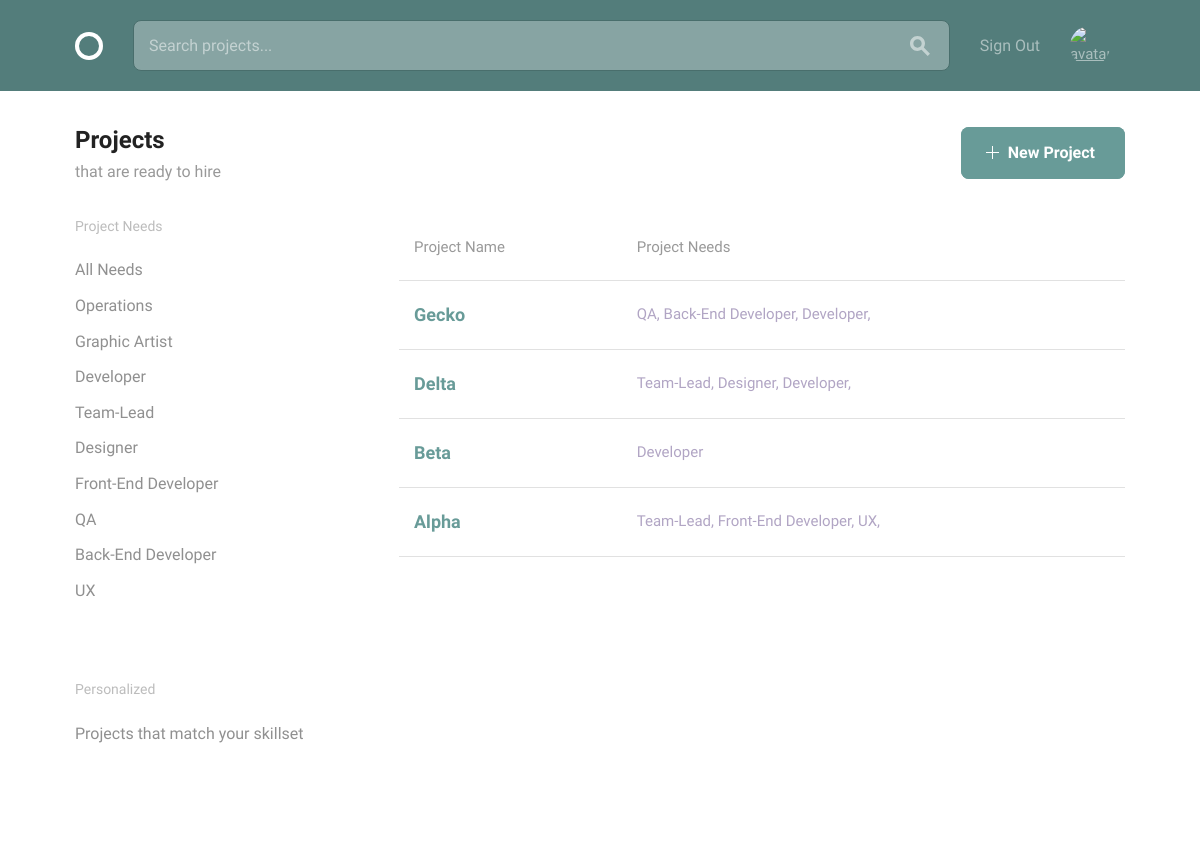
The page /projects/dashboard/skill/python/ (signed in) on the database as committed earlier.
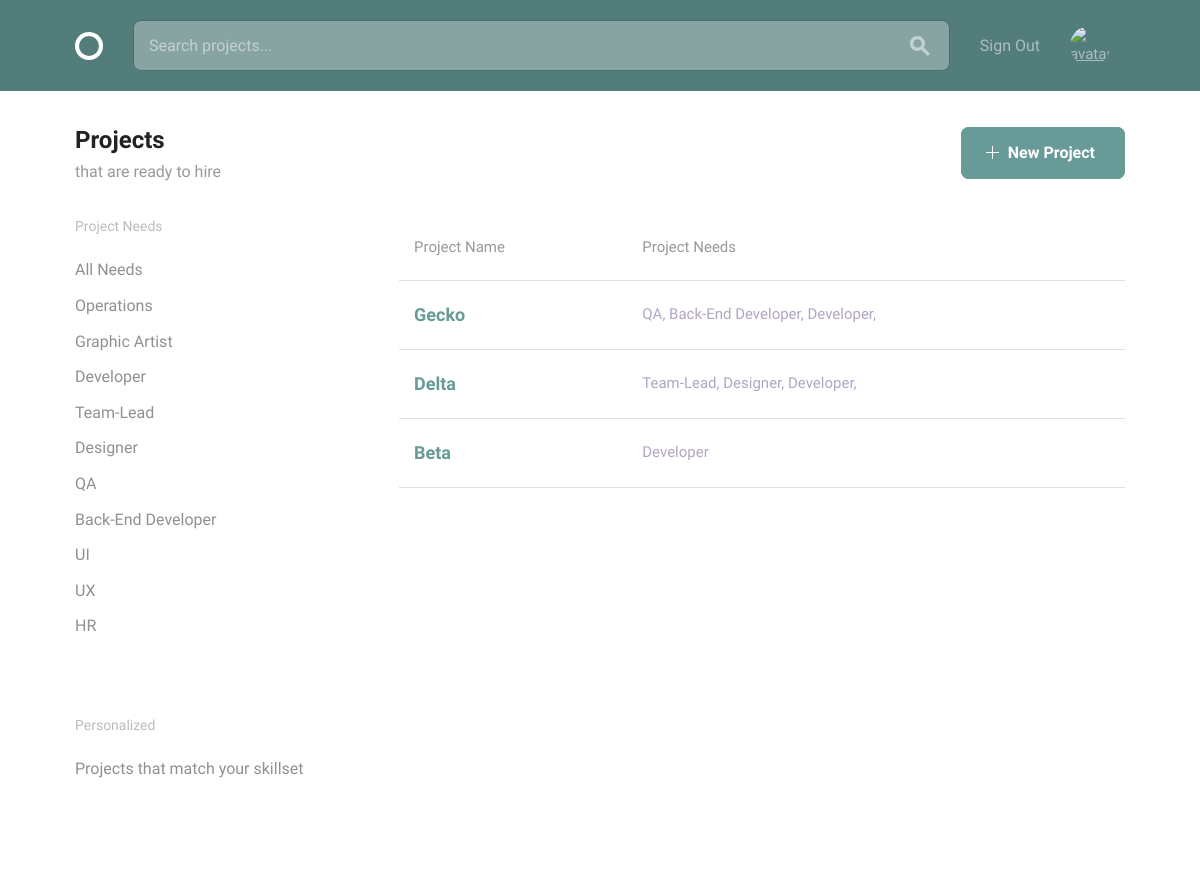
The same page on the database as committed later.
### projects/models.py (models this page shows, shortened)
class Position(models.Model):
    STATUS = (
        ('E', 'Empty'),
        ('F', 'Filled')
    )
    project = models.ForeignKey(Project, on_delete=models.CASCADE)
    title = models.CharField(max_length=255)
    description = models.TextField(max_length=2000)
    skills = models.ManyToManyField('accounts.Skill', related_name="positions")
    status = models.CharField(max_length=1, choices=STATUS)
    time_estimate = models.IntegerField()
    slug = models.SlugField(editable=False, blank=True)
    created = models.DateTimeField(auto_now_add=True)
    class Meta:
        ordering = ['-created']

class Project(models.Model):
    STATUS = (
        ('A', 'Open'),
        ('B', 'Closed'),
        ('C', 'Complete'),
    )
    owner = models.ForeignKey(
        settings.AUTH_USER_MODEL,
        on_delete=models.PROTECT,
        related_name="projects"
    )
    title = models.CharField(max_length=255, unique=True)
    description = models.TextField(max_length=2000)
    time_estimate = models.IntegerField()
    applicant_requirements = models.TextField(max_length=2000)
    status = models.CharField(max_length=1, choices=STATUS)
    created = models.DateTimeField(auto_now_add=True)
    slug = models.SlugField(blank=True)
    class Meta:
        ordering = ['-created']

### projects/views.py (the view)
# urls.py: path('dashboard/<category>/<q>/', views.DashboardView.as_view(), name='dashboard'),
class DashboardView(CustomLoginRequired, ListView):
    queryset = Project.objects.all()
    template_name = 'projects/dashboard.html'
    def get_queryset(self, *args, **kwargs):
        super().get_queryset(*args, **kwargs)
        queryset = self.queryset.filter(
            status='A',
            position__status='E'
        ).prefetch_related(
            'position_set'
        ).distinct()
        return queryset
    def get_context_data(self, **kwargs):
        context = super().get_context_data(**kwargs)
        category = self.kwargs['category']
        q = self.kwargs['q']
        if q != 'all':
            if category == 'need':
                filtered = self.get_queryset().filter(
                    position__slug=q
                )
            if category == 'skill':
                filtered = self.get_queryset().filter(
                    position__skills__name=q
                )
            if category == 'skills':
                filtered = self.get_queryset().filter(
                    position__skills__in=self.request.user.skills.all()
                )
        else:
            filtered = self.get_queryset()
        context['searchform'] = SearchBarForm()
        context['q'] = self.kwargs['q']
        context['filtered'] = filtered
        return context

### projects/forms.py
class SearchBarForm(forms.Form):
    q = forms.CharField(
        max_length=255,
        widget=forms.TextInput(
            attrs={
                'placeholder': 'Search projects...',
                'style': 'margin-bottom:0',
                'class': 'search-bar'
            },
        ))

### accounts/models.py (called while the page is built)
    @property
    def get_avatar_url(self):
        path = settings.MEDIA_ROOT + '/' + self.avatar.name
        if default_storage.exists(path):
            return self.avatar.url
        else:
            return '/media/default_avatars/blank.png'

### projects/templatetags/project_extras.py (called while the page is built)
@register.simple_tag(takes_context=True)
def select_distinct_positions_from_projects(context):
    projects = context['object_list']
    positions = set()
    for project in projects:
        for position in project.position_set.all():
            title = position.title
            positions.add(title)
    return positions

### projects/views.py (called while the page is built, shortened)
    def dispatch(self, request, *args, **kwargs):
        if not request.user.is_authenticated:
            return self.handle_no_permission()
        apps = Application.objects.filter(
            user=request.user,
            unread=True,
        )
        return super().dispatch(request, *args, **kwargs)

### projects/templates/projects/dashboard.html (shortened to what this page needs)
{% extends 'layout.html' %}
{% load static %}
{% load project_extras %}
{% block body %}
<div class="bounds circle--page">
  <div class="circle--page--header circle--fluid">
    <div class="circle--fluid--cell circle--fluid--primary">
      <h2>Projects</h2>
      <p>
        that are ready to hire
      </p>
    </div>
    <div class="circle--fluid--cell circle--fluid--secondary">
      <a class="button button-primary icon-on-left" href="{% url 'projects:create_update_project' %}">
        <svg version="1.1" xmlns="http://www.w3.org/2000/svg" xmlns:xlink="http://www.w3.org/1999/xlink" x="0px" y="0px"
          viewBox="0 0 13 13" style="enable-background:new 0 0 13 13;" xml:space="preserve" class="add">
          <polygon points="7,6 7,0 6,0 6,6 0,6 0,7 6,7 6,13 7,13 7,7 13,7 13,6 " />
        </svg>
        New Project
      </a>
    </div>
  </div>
  <div class="grid-25">
    <div class="circle--filter circle--secondary--module">
      <h4>Project Needs</h4>
      <ul class="circle--filter--list">
        {% if object_list %}
        {% select_distinct_positions_from_projects as titles %}
        <li><a {% if q == 'all' %}class="selected" {% endif %}
            href="{% url 'projects:dashboard' category='all' q='all' %}">All Needs</a></li>
        {% for title in titles %}
        <li><a {% if q == title|slugify %}class="selected" {% endif %}
            href="{% url 'projects:dashboard' category='need' q=title|slugify %}">{{ title }}</a></li>
        {% endfor %}
        {% endif %}
      </ul>
    </div>
    <div class="circle--filter circle--secondary--module">
      <h4>Personalized</h4>
      <ul class="circle--filter--list">
        <li><a {% if q == 'my-skills' %}class="selected" {% endif %}
            href="{% url 'projects:dashboard' category='skills' q='my-skills' %}">Projects that match your skillset</a>
        </li>
      </ul>
    </div>
  </div>
  <div class="grid-70 grid-push-5">
    {% if object_list %}
    <table class="u-full-width circle--table">
      <thead>
        <tr>
          <th>Project Name</th>
          <th class="circle--cell--right">Project Needs</th>
        </tr>
      </thead>
      {% for project in filtered %}
      <tbody>
        <tr class="clickable-row" data-href="{% url 'projects:project' slug=project.slug %}">
          <td>
            <h3>{{ project.title|title }}</h3>
          </td>
          <td class="circle--cell--right">
            {% with project.position_set.all|length as length %}
            {% for position in project.position_set.all|slice:":3" %}
            <span class="secondary-label">{{ position.title }}{% if length > 1 %},{% endif %}</span>
            {% endfor %}
            {% endwith %}
          </td>
        </tr>
      </tbody>
      {% endfor %}
    </table>
    {% endif %}
  </div>
</div>
{% endblock %}

### templates/layout.html (shortened to what this page needs)
<!DOCTYPE html>
{% load static %}
<html lang="en">
<head>
  <link rel="stylesheet" href="{% static 'css/global.css' %}">
</head>
<body>
  <header class="circle--header">
    <div class="bounds">
      <div class="circle--fluid">
        <div class="circle--fluid--cell">
          <h1 class="hide-text circle--logo"><a class="logo" href="{% url 'projects:dashboard' category='all' q='all' %}">Circle</a></h1>
        </div>
        <div class="circle--fluid--cell circle--fluid--primary">
          <div class="circle--search">
            {% if searchform %}
            <form method="GET" action={% url 'projects:searchbar' %} style="margin-bottom:0">
                {{ searchform.q }}
                <button type="submit">
                </button>
            </form>
            {% endif %}
          </div>
        </div>
        <div class="circle--fluid--cell circle--fluid--secondary">
          <nav>
            <ul class="circle--inline">
                {% if user.is_authenticated %}
                    <li><a href="{% url 'logout' %}">Sign Out</a></li>
                {% else %}
                    <li><a href="{% url 'accounts:register' %}">Sign Up</a></li>
                    <li><a href="{% url 'login' %}">Sign In</a></li>
                {% endif %}
            </ul>
          </nav>
        </div>
        <div class="circle--fluid--cell">
          {% if user.is_authenticated %}
            <div class="image-cropper">
                <a href="{% url 'accounts:profile' pk=user.id %}">
                <img src="{{ user.get_avatar_url }}" alt="avatar" class="profile-pic" href="{% url 'accounts:profile' pk=user.id %}">
                </a>
              </div>
          {% endif %}
        </div>
      </div>
    </div>
  </header>
{% block body %}
{% endblock %}
</body>
</html>

Rows that differ between the two databases and show on the page:
removed Position: titles "Front-End Developer", title "Front-End Developer", shown under "Alpha"
removed Project: title "Alpha"
removed Position: title "Team-Lead", shown under "Alpha"
removed Position: title "UX", shown under "Alpha"
added Position: titles "UI"
added Position: titles "HR"
